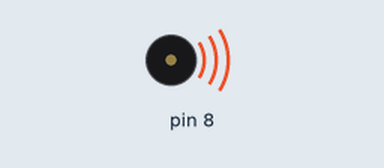
This sketch was run on a simulated Arduino Uno, built with avr-gcc and run on an emulated ATmega328P. Shown: buzzer (waves = sounding).

Above: at 0.62 s.
At 6.82 s:
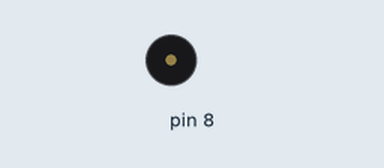
Timing chart, 0 to 8.1 s (numbered marks = the images above):
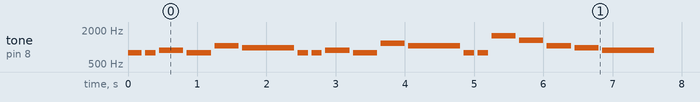

Measured:
- by itself, tone on pin 8: plays 784 Hz for 0.20 s, 784 Hz for 0.15 s, 880 Hz for 0.35 s, 784 Hz for 0.35 s, 1046 Hz for 0.35 s, 968 Hz for 0.75 s … (276 notes in this stretch)

The sketch:

32happyBirthdaySongWithoutDelay.ino
```cpp
#define L1 262
#define L2 294
#define L3 330
#define L4 349
#define L5 392
#define L6 440
#define L7 494
#define M1 523
#define M2 587
#define M3 659
#define M4 698
#define M5 784
#define M6 880
#define M7 968
#define H1 1046
#define H2 1175
#define H3 1318
#define H4 1397
#define H5 1568
#define H6 1760
#define H7 1967
#define M0 0
unsigned int song[28]={M5,M5,M6,M5,H1,M7,
                       M5,M5,M6,M5,H2,
                       H1,M5,M5,H5,H3,H1,M7,M6,M0,M0,H4,H4,
                       H3,H1,H2,H1,H1
                      };
unsigned char time1[28]={1,1,2,2,2,4,
					   1,1,2,2,2,
					   4,1,1,2,2,2,2,4,2,2,1,1,
					   2,2,2,6,6,
					  };
void setup() {
	// put your setup code here, to run once:
	pinMode(8,OUTPUT);
  tone(8,song[0]);
}
unsigned song_i=0;
unsigned long preMs=0;
void loop() {
	// put your main code here, to run repeatedly:
	if(millis()-preMs>=200*time1[song_i])
	{
		noTone(8);
		preMs=millis();
    song_i++;
		if(song[song_i]!=M0)
		{
			delay(50);
			tone(8,song[song_i]);
		}


		if(song_i>=28)
		{
      noTone(8);
			song_i=0;
			tone(8,song[song_i]);
		}
	}
}
```
